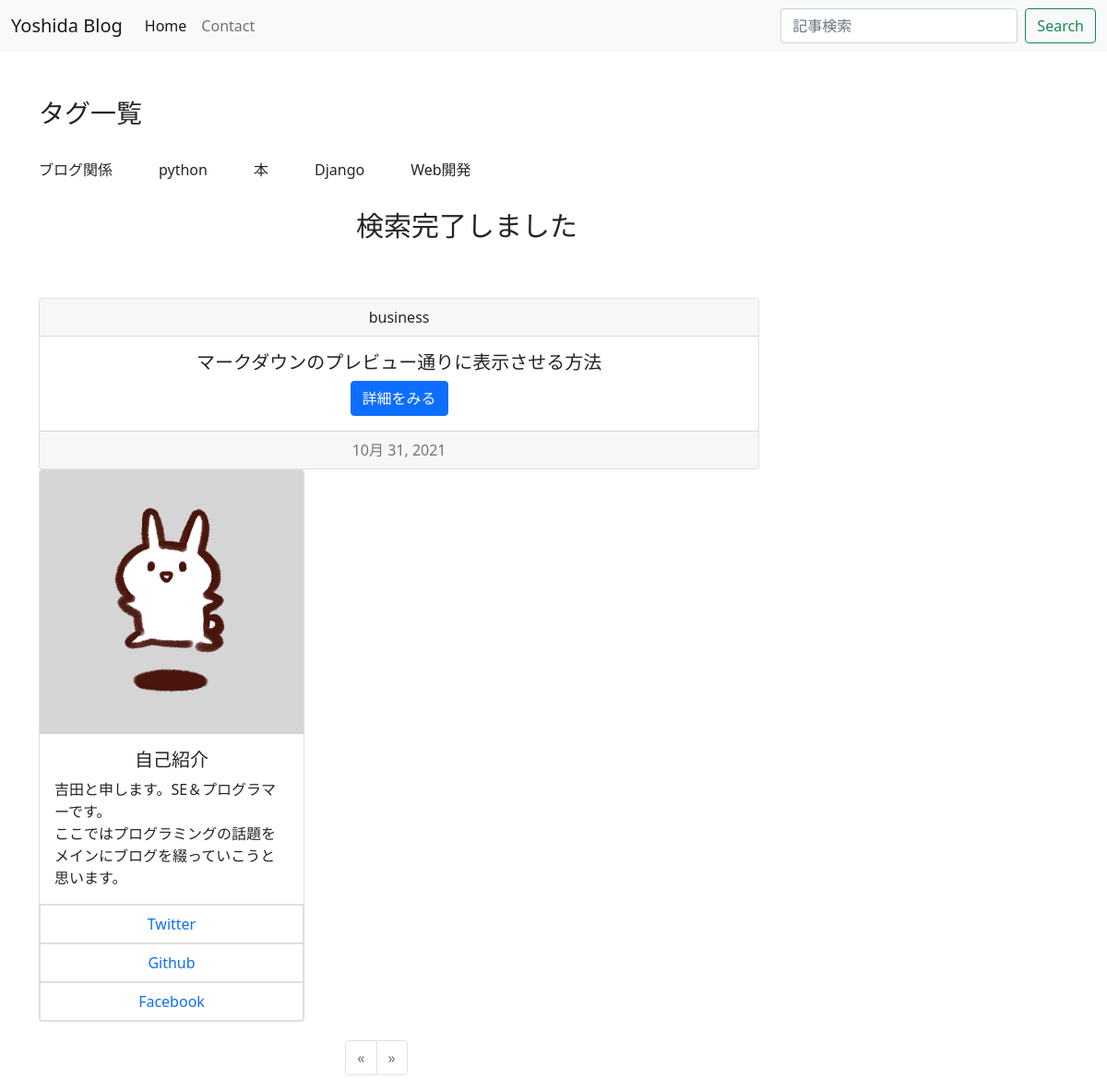
The page /tag/ブログ関係/ on the database its author committed.
### blogapp/models.py (models this page shows, shortened)
class Tag(models.Model):
    name = models.CharField(max_length=20)
    def __str__(self):
        return self.name

class BlogModel(models.Model):
    title = models.CharField(max_length=100, verbose_name='タイトル')
    content = MDTextField(verbose_name='内容')
    postdate = models.DateField(auto_now_add=True, verbose_name='投稿日')
    category = models.CharField(
        max_length= 50,
        choices= CATEGORY,
        verbose_name= 'ジャンル'
    )
    tag = models.ManyToManyField(Tag, blank=True)
    class Meta:
        verbose_name = ('ブログ記事投稿')
        verbose_name_plural = ('ブログ記事投稿')

### blogapp/views.py (the view)
# urls.py: path('tag/<str:tag>/', TagView.as_view(),name='tag'),
class TagView(generic.ListView):
    model = BlogModel
    template_name = 'list.html'
    def get_queryset(self):
        tag = Tag.objects.get(name=self.kwargs['tag'])
        queryset = BlogModel.objects.order_by('-id').filter(tag=tag)
        messages.success(self.request, '検索完了しました')
        return queryset
    def get_context_data(self, **kwargs):
        context = super().get_context_data(**kwargs)
        context['tag_key'] = self.kwargs['tag']
        return context

### blogapp/context.py (called while the page is built)
def related(request):
    context = {
        'tag_list': Tag.objects.all(),
    }
    return context

### blogapp/templates/list.html (shortened to what this page needs)
{% extends 'base.html' %}
{% load static %}
{% block content %}
<link rel="stylesheet" type="text/css" href="{% static 'list_style.css' %}">
<div class="container">
  <div class="tag-line">
    <h3>タグ一覧</h3><br>
    {% for tag in tag_list %}
    <a href="{% url 'blogapp:tag' tag %}" class="btn btn-outline-dark">
      <p>{{ tag.name }}</p>
    </a>
    {% endfor %}
  </div>
  {% if messages %}
    {% for message in messages %}
    <p class="message_fontcolor">{{ message }}</p>
    {% endfor %}
  {% endif %}
  {% for item in object_list %}
  <div class="card text-center">
    <div class="card-header">
      {{item.category}}
    </div>
    <div class="card-body">
      <h5 class="card-title"> {{item.title}}</h5>
      <a href="{% url 'blogapp:detail' item.pk %}" class="btn btn-primary">詳細をみる</a>
    </div>
    <div class="card-footer text-muted">
      {{item.postdate}}
    </div>
  </div>
  {% endfor %}
  <div class="card" style="width: 18rem;">
    <img src="{% static 'usasa.png' %}" class="card-img-top" alt="profile-image">
    <div class="card-body">
      <h5 class="card-title">自己紹介</h5>
      <p class="card-text">吉田と申します。SE＆プログラマーです。<br>ここではプログラミングの話題をメインにブログを綴っていこうと思います。</p>
    </div>
    <ul class="list-group list-group-flush">
      <a href="https://twitter.com/D6CLR9VGT6iYCbX"><li class="list-group-item">Twitter</li></a>
      <a href="https://github.com/Yoshida-Programmer"><li class="list-group-item">Github</li></a>
      <a href="#"><li class="list-group-item">Facebook</li></a>
    </ul>
  </div>
</div>
<nav>
  <ul class="pagination justify-content-center">
    {% if page_obj.has_previous %}
    <li class="page-item">
      <a class="page-link text-info" href="?page={{ page_obj.previous_page_number }}" tabindex="-1">&laquo;</a>
    </li>
    {% else %}
    <li class="page-item disabled">
      <span class="page-link">&laquo;</span>
    </li>
    {% endif %}
    {% if page_obj.has_next %}
    <li class="page-item">
      <a class="page-link text-info" href="?page={{ page_obj.next_page_number }}">&laquo;</a>
    </li>
    {% else %}
    <li class="page-item disabled">
      <span class="page-link">&raquo;</span>
    </li>
    {% endif %}
  </ul>
</nav>
{% endblock content %}

### blogapp/static/list_style.css (style rules this page uses)
.container::after { content: ""; display: block; clear: both; }
.container { margin-top: 50px; }
.text-center { float: left; width: 70%; margin-top: 40px; }
.card { margin-top: 40px; margin-right: 100px; }
.card-title { text-align: center; }
.list-group { text-align: center; }
.list-group a { text-decoration:none; }
.justify-content-center { margin-top: 20px; margin-right: 24rem; }
.btn-outline-dark { float: left; margin-right: 50px; padding: inherit; border: none; }
.tag-line { overflow-x: scroll; overflow: hidden; }
.message_fontcolor { font-size: 30px; margin-top: 10px; margin-left: 21.5rem }

### rows shown on the page
Tag: name "ブログ関係"
Tag: name "python"
Tag: name "本"
Tag: name "Django"
Tag: name "Web開発"
BlogModel: category "business", title "マークダウンのプレビュー通りに表示させる方法", postdate "10月 31, 2021"

### other values the page prints
{{ message }} "検索完了しました"
